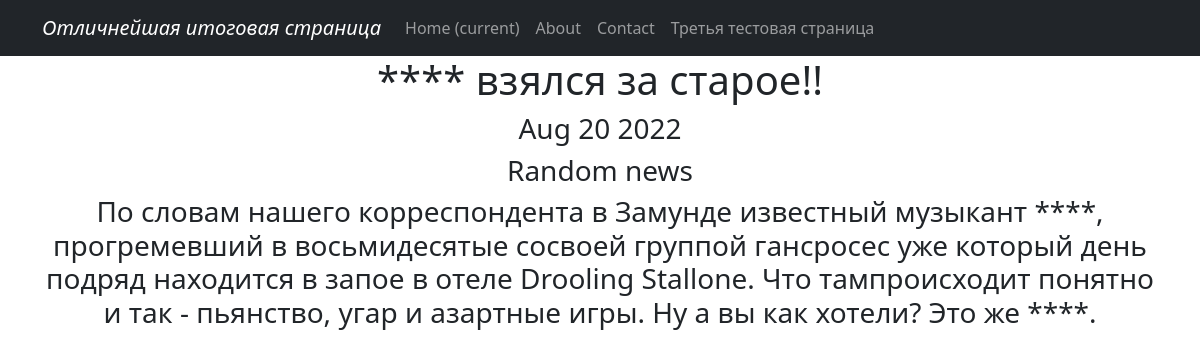
Screenshot of /news/3 with the database file from the repository.
### News/models.py (models this page shows, shortened)
class Post(models.Model):
    author = models.ForeignKey(Author, on_delete=models.CASCADE)
    post_time = models.DateTimeField(auto_now_add = True)
    post_type = models.CharField(max_length=3, choices = CHOICES, default = news)
    title = models.CharField(max_length=255)
    content = models.TextField()
    post_rating = models.IntegerField(default=0)
    category = models.ManyToManyField(Category, through = 'PostCategory')
    def categoria(self):
        for categ in self.category.all():
            return categ

class Category(models.Model):
    category_name = models.CharField(max_length=255, unique = True, null=True, blank=True)
    def __str__(self):
       return self.category_name

### News/views.py (the view)
# urls.py: path('<int:pk>', PostDetail.as_view(), name = 'post_detail'),
class PostDetail(DetailView):
    model = Post
    template_name = 'postdetail.html'
    context_object_name = 'post'

### News/templatetags/custom_filters.py (called while the page is built)
@register.filter()
def cenzura(value):
    for word in Slovechki:
        value = value.replace(word, '*' * len(word))
    return value

### templates/postdetail.html (shortened to what this page needs)
{% extends 'flatpages/default.html' %}
{% load custom_filters %}
{% block content %}
<h1>{{ post.title | cenzura }} </h1>
<h3> {{ post.post_time | date:'M d Y' }} </h3>
<h3> {{ post.categoria }} </h3>
<h3> {{ post.content | cenzura }}</h3>
{% endblock content %}

### rows the page displays
Post: title|cenzura "**** взялся за старое!!", post_time "Aug 20 2022", categoria "Random news", content|cenzura "По словам нашего корреспондента в Замунде известный музыкант ****, прогремевший в восьмидесятые сосвоей группой гансросес уже который день подряд находится в запое в отеле Drooling Stallone. Что тампроисходит понятно и так - пьянство, угар и азартные игры. Ну а вы как хотели? Это же ****."
